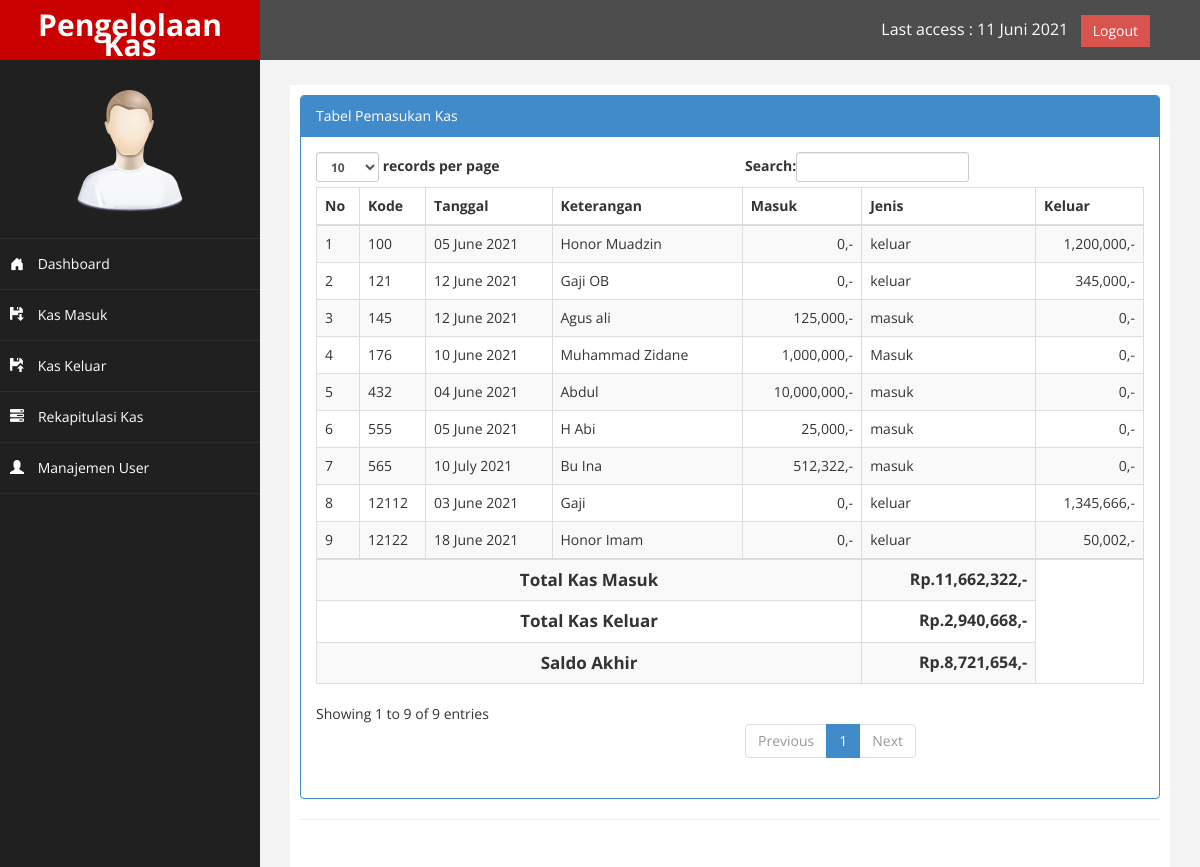
Screenshot of /index.php?page=rekap (signed in) with the database file from the repository.
### tables this page shows
CREATE TABLE `kas` (
  `kode` int(11) NOT NULL,
  `keterangan` varchar(300) NOT NULL,
  `tgl` date NOT NULL,
  `jumlah` int(10) NOT NULL,
  `jenis` varchar(20) NOT NULL,
  `keluar` int(20) NOT NULL
);

### page/kas_rekap/rekap.php (the view)
<div class="row">
    <div class="col-md-12">
        <div class="panel panel-primary">
            <div class="panel-heading">
                Tabel Pemasukan Kas
            </div>
            <div class="panel-body">
                <div class="table-responsive">
                    <table class="table table-striped table-bordered table-hover" id="dataTables-example">
                        <thead>
                            <tr>
                                <th>No</th>
                                <th>Kode</th>
                                <th>Tanggal</th>
                                <th>Keterangan</th>
                                <th>Masuk</th>
                                <th>Jenis</th>
                                <th>Keluar</th>
                            </tr>
                        </thead>
                        <tbody>
                            <?php
                            $no = 1;
                            require 'config.php';
                            $sql = $link->query("SELECT * FROM kas");
                            while ($data = $sql->fetch_assoc()) {
                            ?>
                                <tr class="odd gradeX">
                                    <td><?php echo $no++ ?></td>
                                    <td><?php echo $data['kode']; ?></td>
                                    <td><?php echo date('d F Y', strtotime($data['tgl'])); ?></td>
                                    <td><?php echo $data['keterangan']; ?></td>
                                    <td align="right"><?php echo number_format($data['jumlah']) . ",-"; ?></td>
                                    <td><?php echo $data['jenis']; ?></td>
                                    <td align="right"><?php echo number_format($data['keluar']) . ",-"; ?></td>
                                </tr>
                            <?php
                                $total += $data['jumlah'];
                                $total_keluar += $data['keluar'];
                                $saldo = $total - $total_keluar;
                            }
                            ?>
                        </tbody>
                        <tr>
                            <th colspan="5" style="text-align:center; font-size:17px">Total Kas Masuk</th>
                            <th style="font-size:16px; text-align: right">
                                <?php
                                echo "Rp." . number_format($total) . ",-"; ?></th>
                        </tr>
                        <tr>
                            <th colspan="5" style="text-align:center; font-size:17px">Total Kas Keluar</th>
                            <th style="font-size:16px; text-align: right">
                                <?php
                                echo "Rp." . number_format($total_keluar) . ",-"; ?></th>
                        </tr>
                        <tr>
                            <th colspan="5" style="text-align:center; font-size:17px">Saldo Akhir</th>
                            <th style="font-size:16px; text-align: right">
                                <?php
                                echo "Rp." . number_format($saldo) . ",-"; ?></th>
                        </tr>
                    </table>
                </div>

### index.php (shortened to what this page needs)
<!DOCTYPE html>
<html xmlns="http://www.w3.org/1999/xhtml">
<head>
    <link href="assets/css/bootstrap.css" rel="stylesheet" />
    <link rel="stylesheet" href="https://cdn.jsdelivr.net/npm/bootstrap-icons@1.5.0/font/bootstrap-icons.css">
    <link href="assets/css/font-awesome.css" rel="stylesheet" />
    <link href="assets/css/custom.css" rel="stylesheet" />
</head>
<body>
    <div id="wrapper">
        <nav class="navbar navbar-default navbar-cls-top " role="navigation" style="margin-bottom: 0">
            <div class="navbar-header">
                <a class="navbar-brand" href="index.html">Pengelolaan Kas</a>
            </div>
            <div style="color: white;
padding: 15px 50px 5px 50px;
float: right;
font-size: 16px;"> Last access : 11 Juni 2021 &nbsp; <a href="logout.php" class="btn btn-danger square-btn-adjust">Logout</a> </div>
        </nav>
        <nav class="navbar-default navbar-side" role="navigation">
            <div class="sidebar-collapse">
                <ul class="nav" id="main-menu">
                    <li class="text-center">
                        <img src="assets/img/find_user.png" class="user-image img-responsive" />
                    </li>
                    <li>
                        <a href="index.php"><i class="bi bi-house-door-fill"></i> Dashboard</a>
                    </li>
                    <li>
                        <a href="?page=masuk"><i class="glyphicon glyphicon-floppy-save"></i> Kas Masuk</a>
                    </li>
                    <li>
                        <a href="?page=keluar"><i class="glyphicon glyphicon-floppy-open"></i> Kas Keluar</a>
                    </li>
                    <li>
                        <a href="?page=rekap"><i class="glyphicon glyphicon-tasks"></i> Rekapitulasi Kas</a>
                    </li>
                    <li>
                        <a href="?page=user"><i class="glyphicon glyphicon-user"></i> Manajemen User</a>
                    </li>
                </ul>
            </div>
        </nav>
        <div id="page-wrapper">
            <div id="page-inner">
                <div class="row">
                    <div class="col-md-12">
                        <?php
                        $page = $_GET['page'];
                        $aksi = $_GET['aksi'];
                        if ($page == "masuk") {
                            if ($aksi == "") {
                                include "page/kas_masuk/masuk.php";
                            }
                            if ($aksi == "hapus") {
                                include "page/kas_masuk/hapus.php";
                            }
                        } elseif ($page == "rekap") {
                            if ($aksi == "") {
                                include "page/kas_rekap/rekap.php";
                            }
                        } elseif ($page == "user") {
                            if ($aksi == "") {
                                include "page/kas_user/user.php";
                            }
                        } elseif ($page == "") {
                            if ($aksi == "") {
                                include "home.php";
                            }
                        }
                        ?>
                    </div>
                </div>
                <hr />
            </div>
        </div>
    </div>
</body>
</html>

### assets/css/custom.css (style rules this page uses)
body { font-family: 'Open Sans', sans-serif; }
#wrapper { width: 100%; background:#202020; }
#page-wrapper { padding: 15px 15px; min-height: 600px; background:#F3F3F3; }
#page-inner { width:100%; margin:10px 20px 10px 0px; background-color:#fff!important; padding:10px; min-height:1200px; }
.text-center { text-align:center; }
.square-btn-adjust { border: 0px solid transparent; -webkit-border-radius: 0px; -moz-border-radius: 0px; border-radius: 0px; }
.user-image { margin: 25px auto; -webkit-border-radius: 10px; -moz-border-radius: 10px; border-radius: 10px; max-height:170px; max-width:170px; }
.navbar-cls-top .navbar-brand { color: #fff; background: #C90000; width: 260px; text-align: center; height: 60px; font-size: 30px; font-weight: 700; }
.sidebar-collapse , .sidebar-collapse .nav { background:none; }
.sidebar-collapse .nav { padding:0; }
.sidebar-collapse .nav > li > a { color:#fff; background:#202020; text-shadow:none; }
.sidebar-collapse > .nav > li > a { padding:15px 10px; }
.sidebar-collapse > .nav > li { border-bottom: 1px solid rgba(107, 108, 109, 0.19); }
.navbar-side { border:none; background-color: #202020; }
.navbar-cls-top { background:#4D4D4D; border-bottom:none; }
.navbar-default { border:0px solid black; }
.navbar-header { background: #A70303; }
.nav > li > a > i { margin-right:10px; }
@media (min-width:768px) { #page-wrapper { margin: 0 0 0 260px; padding: 15px 30px; min-height: 1200px; } }
@media (min-width:768px) { .navbar-side { z-index: 1; position: absolute; width: 260px; } }
@media (min-width:768px) { .navbar { border-radius: 0px; } }

### rows the page displays
kas: kode "100", tgl "05 June 2021", keterangan "Honor Muadzin", jumlah "0", jenis "keluar", keluar "1,200,000"
kas: kode "121", tgl "12 June 2021", keterangan "Gaji OB", jumlah "0", jenis "keluar", keluar "345,000"
kas: kode "145", tgl "12 June 2021", keterangan "Agus ali", jumlah "125,000", jenis "masuk", keluar "0"
kas: kode "176", tgl "10 June 2021", keterangan "Muhammad Zidane", jumlah "1,000,000", jenis "Masuk", keluar "0"
kas: kode "432", tgl "04 June 2021", keterangan "Abdul", jumlah "10,000,000", jenis "masuk", keluar "0"
kas: kode "555", tgl "05 June 2021", keterangan "H Abi", jumlah "25,000", jenis "masuk", keluar "0"
kas: kode "565", tgl "10 July 2021", keterangan "Bu Ina", jumlah "512,322", jenis "masuk", keluar "0"
kas: kode "12112", tgl "03 June 2021", keterangan "Gaji", jumlah "0", jenis "keluar", keluar "1,345,666"
kas: kode "12122", tgl "18 June 2021", keterangan "Honor Imam", jumlah "0", jenis "keluar", keluar "50,002"

### other values shown
$total "11,662,322"
$total_keluar "2,940,668"
$saldo "8,721,654"
